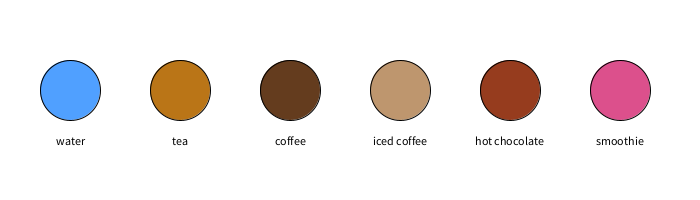
Frame 1 (no input)
Frame 60 (the mouse pressed at the canvas centre just before this capture): identical to frame 1, image omitted
Frame 120 (the mouse held since frame 60 and released just before this capture): identical to frame 1, image omitted

The Processing sketch that drew this single still picture (run headless with seeded random() and noise(); from frame 60 on, the mouse is pressed at the canvas centre):

// Processing sketch: data_collection_drinks
// ── data_collection_drinks.pde
void setup() {
  size(700, 200);
}

void draw() {
  background(255);

  String[] drinks = {"water", "tea", "coffee", "iced coffee", "hot chocolate", "smoothie"};

  for (int i = 0; i < drinks.length; i++) {
    fill(drinkColour(drinks[i]));
    ellipse(70 + i * 110, 90, 60, 60);

    fill(0);
    textAlign(CENTER);
    text(drinks[i], 70 + i * 110, 145);
  }
}

color drinkColour(String drink) {
  if (drink.equals("water")) {
    return color(80, 160, 255);    // blue
  } else if (drink.equals("tea")) {
    return color(186, 117, 23);    
  } else if (drink.equals("coffee")) {
    return color(100, 60, 30);     // dark brown
  } else if (drink.equals("iced coffee")) {
    return color(190, 150, 110);   // light brown
  } else if (drink.equals("hot chocolate")) {
    return color(150, 60, 30);     
  } else if (drink.equals("smoothie")) {
    return color(220, 80, 140);    // pink
  } else {
    return color(150);        
  }
}
